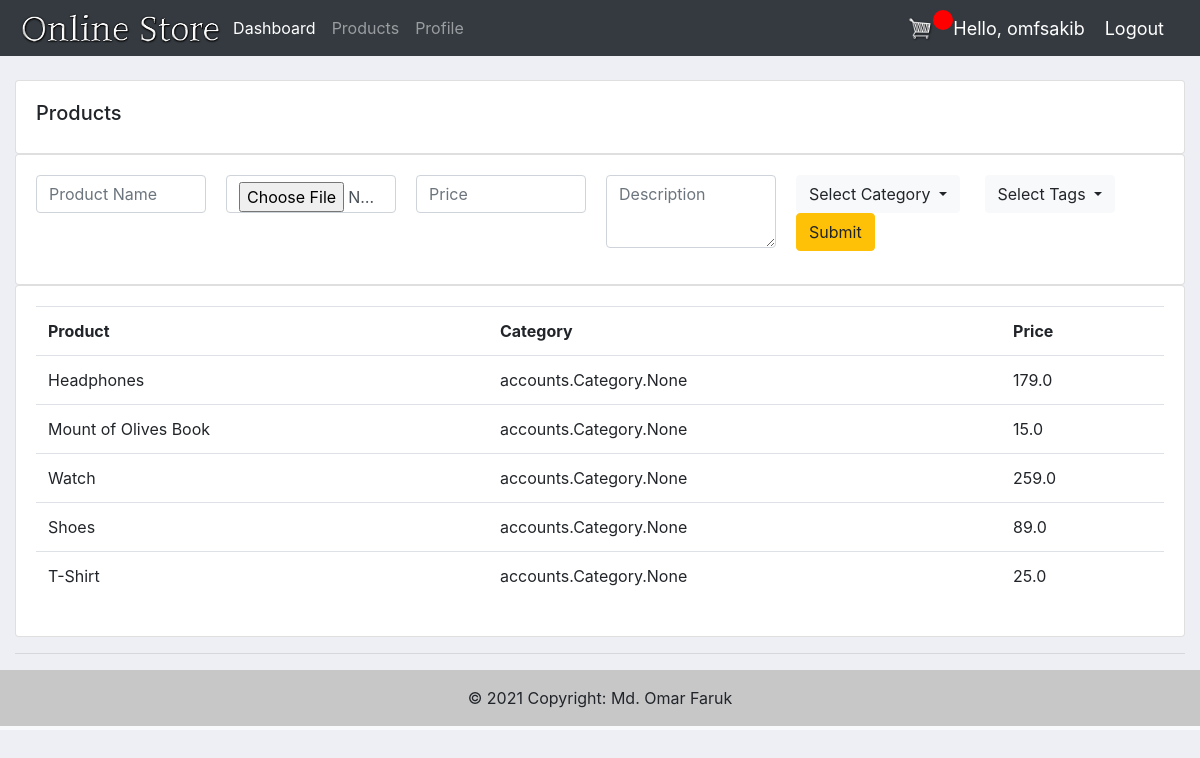
Screenshot of /products/ (signed in) with the database file from the repository.
### accounts/models.py (models this page shows, shortened)
class Product(models.Model):
    name = models.CharField(max_length=200, null=True)
    price = models.FloatField(null=True)
    category = models.ManyToManyField(Category)
    description = models.CharField(max_length=200, null=True,blank=True)
    date_created = models.DateTimeField(auto_now_add=True, null=True)
    tags = models.ManyToManyField(Tag)
    digital = models.BooleanField(default=False, null=True, blank=False)
    img = models.ImageField(default="product-pic.jpg",null = True,blank = True)

### accounts/decorators.py (the view)
        def wrapper_func(request, *args, **kwargs):
            group = None
            if request.user.groups.exists():
                group = request.user.groups.all()[0].name
            if group in allowed_roles:
                return view_func(request, *args, **kwargs)
            else:
                return HttpResponse('You are not authorized to this page')

### accounts/forms.py
class ProductForm(ModelForm):
    name = forms.CharField(label='Product Name',widget=forms.TextInput(attrs={'placeholder': 'Product Name'}))
    price = forms.FloatField(label='Price',widget=forms.TextInput(attrs={'placeholder': 'Price'}))
    description = forms.CharField(max_length=50,label='Description',widget=forms.Textarea(attrs={'placeholder': 'Max 50 words'}))
    tags = forms.ModelMultipleChoiceField(
            queryset=Tag.objects.all(),
            widget=forms.CheckboxSelectMultiple,
            required=True)
    category = forms.ModelMultipleChoiceField(
            queryset=Category.objects.all(),
            widget=forms.CheckboxSelectMultiple,
            required=True)
    class Meta:
        model = Product
        fields = '__all__'

### accounts/models.py (called while the page is built)
    def __str__(self):
        return self.name

    def __str__(self):
        return self.name

### accounts/views.py (called while the page is built)
@login_required(login_url='login')
@allowed_users(allowed_roles=['shopowner'])
def products(request):
    form = ProductForm()
    if request.method == 'POST':
        form = ProductForm(request.POST)
        if form.is_valid():
            form.save()
    products = Product.objects.all()
    context ={'products':products,'form':form}
    return render(request,'accounts/products.html',context)

### accounts/templates/accounts/products.html (shortened to what this page needs)
{% extends 'accounts/main.html' %}
{% load static %}
{% load widget_tweaks %}
{% block content %}
    <br>
    <div class="row">
        <div class="col-md">
            <div class="card card-body">
                <h5>Products</h5>
            </div>
            <div class="card card-body">
                <form action="" method="POST">
                    <p class="product-form">
                        {{ form.name|add_class:'form-control' }}
                    </p>
                    <p class="product-form">
                        {{ form.img|add_class:'form-control' }}
                    </p>
                    <p class="product-form">
                        {{ form.price|add_class:'form-control' }}
                    </p>
                        <div class="dropdown">
                            <button class="btn btn-light dropdown-toggle" type="button" id="dropdownMenuButton" data-toggle="dropdown" aria-haspopup="true" aria-expanded="false">
                              Select Category
                            </button>
                          </div>
                    <p class="product-form">
                        <textarea name="description" cols="40" rows="10" placeholder="Description" class="form-control" required="" id="id_description" style="margin-top: 0px; margin-bottom: 0px; height: 73px;"></textarea>
                    </p>
                        <div class="dropdown">
                            <button class="btn btn-light dropdown-toggle" type="button" id="dropdownMenuButton" data-toggle="dropdown" aria-haspopup="true" aria-expanded="false">
                              Select Tags
                            </button>
                          </div>
                    <input class="btn btn-warning" type="submit" name='Add'>
                </form>
            </div>
            <div class="card card-body">
                <table class="table">
                    <tr>
                        <th>Product</th>
                        <th>Category</th>
                        <th>Price</th>
                    </tr>
                    {% for i in products %}
                        <tr>
                            <td>{{ i.name }}</td>
                            <td>{{ i.category }}</td>
                            <td>{{ i.price }}</td>
                        </tr>
                    {% endfor %}
                </table>
            </div>
        </div>
    </div>
{% endblock %}

### accounts/templates/accounts/navbar.html (shortened to what this page needs)
{% load static %}
<nav class="navbar navbar-expand-lg navbar-dark bg-dark">
    <img src="{% static 'images/logo.png'%}" alt="" height="40px">
    <div class="collapse navbar-collapse" id="navbarNav">
      <ul class="navbar-nav">
        {% if request.user.is_staff %}
        <li class="nav-item active">
          <a class="nav-link" href="{% url 'home' %}">Dashboard</a>
        </li>
        <li class="nav-item">
          <a class="nav-link" href="{% url 'products' %}">Products</a>
        </li>
        <li class="nav-item">
          <a class="nav-link" href="{% url 'account' %}">Profile</a>
        </li>
        {% endif %}
      </ul>
    </div>
    <div class="form-inline my-2 my-lg-0">
      <a href="{% url 'cart' %}"><img src="{% static 'images/cart.png' %}" alt="" id="cart-icon"></a>
      <p id="cart-total">{{cartItems}}</p>
    </div>
    <span class="hello-msg">Hello, {{request.user}}</span>
    <span ><a class="hello-msg" href="{% url 'logout' %}">Logout</a></span>
  </nav>

### static/css/main.css (style rules this page uses)
body { background-color: #edeff5; }

### accounts/templates/accounts/navbar.html (style rules this page uses)
.hello-msg { font-size:18px; color:#fff; margin-right: 20px; }
#cart-icon { width: 25px; display: inline-block; margin-left: 15px; color: azure; }
#cart-total { display: block; text-align: center; color: #fff; background-color: red; width: 20px; height: 20px; border-radius: 50%; font-size: 14px; }

### rows the page displays
Product: name "Headphones", category "accounts.Category.None", price "179.0"
Product: name "Mount of Olives Book", category "accounts.Category.None", price "15.0"
Product: name "Watch", category "accounts.Category.None", price "259.0"
Product: name "Shoes", category "accounts.Category.None", price "89.0"
Product: name "T-Shirt", category "accounts.Category.None", price "25.0"

### other values shown
{{ request.user }} "omfsakib"
